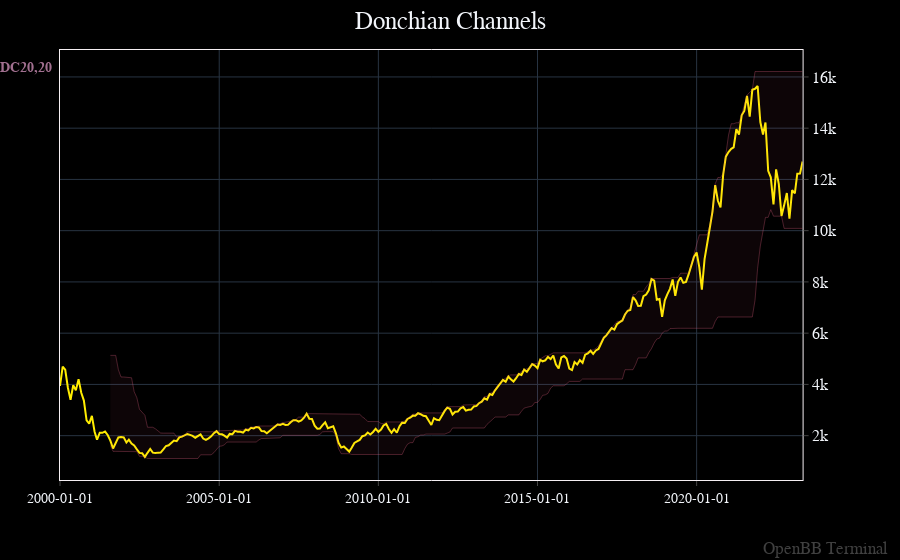

The notebook cell saved with this chart:
### Code cell
ticker = '^IXIC'
start = '2000-01-01'
data_df: pd.DataFrame = openbb.stocks.load(f"{ticker}", start_date = f"{start}", monthly = True)

openbb.ta.donchian_chart(data_df)

### Figure 1 — Plotly figure (JSON) as saved in the notebook; plotly's stock layout.template omitted (floating-point values rounded to 4 significant figures; data arrays with more than 128 entries replaced by an {"elided": "..."} marker saying what was removed)
{"data": [{"connectgaps": true, "hovertemplate": "%{y}<extra></extra>", "name": " Donchian Channels Close", "type": "scatter", "x": {"elided": "281 str values"}, "xaxis": "x", "y": {"elided": "281 float values"}, "yaxis": "y"}, {"connectgaps": true, "hovertemplate": "%{y}<extra></extra>", "line": {"color": "#EF6689", "width": 0.3}, "mode": "lines", "name": "DCU_20_20", "opacity": 0.4, "type": "scatter", "x": {"elided": "281 str values"}, "xaxis": "x", "y": {"elided": "281 float values"}, "yaxis": "y"}, {"connectgaps": true, "fill": "tonexty", "fillcolor": "rgba(239, 103, 137, 0.05)", "hovertemplate": "%{y}<extra></extra>", "line": {"color": "#EF6689", "width": 0.3}, "mode": "lines", "name": "DCL_20_20", "opacity": 0.4, "type": "scatter", "x": {"elided": "281 str values"}, "xaxis": "x", "xhoverformat": "%Y-%m-%d", "y": {"elided": "281 float values"}, "yaxis": "y"}], "layout": {"annotations": [{"font": {"color": "#B47DA0", "size": 14}, "opacity": 0.9, "text": "<b>DC20,20</b>", "x": 0, "xanchor": "right", "xref": "paper", "xshift": -6, "y": 0.98, "yref": "paper", "yshift": 0}, {"font": {"color": "gray", "size": 17}, "opacity": 0.5, "text": "OpenBB Terminal", "x": 1, "xanchor": "right", "xref": "paper", "xshift": 40, "y": 0, "yanchor": "bottom", "yref": "paper", "yshift": -80}], "bargap": 0, "bargroupgap": 0, "barmode": "overlay", "hoverdistance": 2, "legend": {"groupclick": "toggleitem", "orientation": "v", "tracegroupgap": 133.3}, "margin": {"b": 80, "l": 60, "r": 50, "t": 50}, "modebar": {"activecolor": "#d1030d", "bgcolor": "#2A2A2A", "color": "#FFFFFF", "orientation": "v"}, "newshape": {"line": {"color": "gold"}}, "showlegend": false, "spikedistance": 2, "title": {"text": " Donchian Channels", "x": 0.5, "xanchor": "center", "y": 0.98, "yanchor": "top"}, "xaxis": {"anchor": "y", "domain": [0, 0.94], "matches": "x3", "showticklabels": true, "tickformatstops": [{"dtickrange": [null, 604800000], "value": "%Y-%m-%d"}, {"dtickrange": [604800000, "M1"], "value": "%Y-%m-%d"}, {"dtickrange": ["M1", null], "value": "%Y-%m-%d"}], "type": "date"}, "yaxis": {"anchor": "x", "domain": [0, 1], "nticks": 15, "tickfont": {"size": 16}}, "yaxis2": {"anchor": "x", "overlaying": "y", "side": "right"}}}
